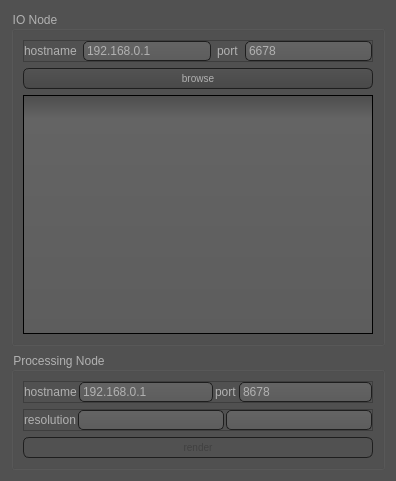
<?xml version="1.0" encoding="UTF-8"?>
<ui version="4.0">
 <class>ConnectionWidget</class>
 <widget class="QWidget" name="ConnectionWidget">
  <property name="geometry">
   <rect>
    <x>0</x>
    <y>0</y>
    <width>396</width>
    <height>481</height>
   </rect>
  </property>
  <property name="windowTitle">
   <string>Form</string>
  </property>
  <property name="styleSheet">
   <string notr="true">QToolTip
{
     border: 1px solid black;
     background-color: #8c8c8c;
     padding: 1px;
     border-radius: 3px;
     opacity: 100;
}

QWidget
{
    color: #b1b1b1;
    background-color: #515151;
}

QWidget:item:hover
{
    background-color: QLinearGradient( x1: 0, y1: 0, x2: 0, y2: 1, stop: 0 #8c8c8c, stop: 1 #b3b3b3);
    color: #000000;
}

QWidget:item:selected
{
    background-color: QLinearGradient( x1: 0, y1: 0, x2: 0, y2: 1, stop: 0 #8c8c8c, stop: 1 #8c8c8c);
}

QMenuBar::item
{
    background: transparent;
}

QMenuBar::item:selected
{
    background: transparent;
    border: 1px solid #8c8c8c;
}

QMenuBar::item:pressed
{
    background: #444;
    border: 1px solid #000;
    background-color: QLinearGradient(
        x1:0, y1:0,
        x2:0, y2:1,
        stop:1 #212121,
        stop:0.4 #343434/*,
        stop:0.2 #343434,
        stop:0.1 #8c8c8c*/
    );
    margin-bottom:-1px;
    padding-bottom:1px;
}

QMenu
{
    border: 1px solid #000;
}

QMenu::item
{
    padding: 2px 20px 2px 20px;
}

QMenu::item:selected
{
    color: #000000;
}

QWidget:disabled
{
    color: #404040;
    background-color: #515151;
}

QAbstractItemView
{
    background-color: QLinearGradient( x1: 0, y1: 0, x2: 0, y2: 1, stop: 0 #4d4d4d, stop: 0.1 #646464, stop: 1 #5d5d5d);
}

QWidget:focus
{
    /*border: 2px solid QLinearGradient( x1: 0, y1: 0, x2: 0, y2: 1, stop: 0 #8c8c8c, stop: 1 #8c8c8c);*/
}

QLineEdit
{
    background-color: QLinearGradient( x1: 0, y1: 0, x2: 0, y2: 1, stop: 0 #4d4d4d, stop: 0 #646464, stop: 1 #5d5d5d);
    padding: 1px;
    border-style: solid;
    border: 1px solid #1e1e1e;
    border-radius: 5;
}

QPushButton
{
    color: #b1b1b1;
    background-color: QLinearGradient( x1: 0, y1: 0, x2: 0, y2: 1, stop: 0 #565656, stop: 0.1 #525252, stop: 0.5 #4e4e4e, stop: 0.9 #4a4a4a, stop: 1 #464646);
    border-width: 1px;
    border-color: #1e1e1e;
    border-style: solid;
    border-radius: 6;
    padding: 3px;
    font-size: 10px;
    padding-left: 5px;
    padding-right: 5px;
}

QPushButton:pressed
{
    background-color: QLinearGradient( x1: 0, y1: 0, x2: 0, y2: 1, stop: 0 #2d2d2d, stop: 0.1 #2b2b2b, stop: 0.5 #292929, stop: 0.9 #282828, stop: 1 #252525);
}

QComboBox
{
    selection-background-color: #8c8c8c;
    background-color: QLinearGradient( x1: 0, y1: 0, x2: 0, y2: 1, stop: 0 #565656, stop: 0.1 #525252, stop: 0.5 #4e4e4e, stop: 0.9 #4a4a4a, stop: 1 #464646);
    border-style: solid;
    border: 1px solid #1e1e1e;
    border-radius: 5;
}

QComboBox:hover,QPushButton:hover
{
    border: 2px solid QLinearGradient( x1: 0, y1: 0, x2: 0, y2: 1, stop: 0 #8c8c8c, stop: 1 #8c8c8c);
}


QComboBox:on
{
    padding-top: 3px;
    padding-left: 4px;
    background-color: QLinearGradient( x1: 0, y1: 0, x2: 0, y2: 1, stop: 0 #2d2d2d, stop: 0.1 #2b2b2b, stop: 0.5 #292929, stop: 0.9 #282828, stop: 1 #252525);
    selection-background-color: #8c8c8c;
}

QComboBox QAbstractItemView
{
    border: 2px solid darkgray;
    selection-background-color: QLinearGradient( x1: 0, y1: 0, x2: 0, y2: 1, stop: 0 #8c8c8c, stop: 1 #8c8c8c);
}

QComboBox::drop-down
{
     subcontrol-origin: padding;
     subcontrol-position: top right;
     width: 15px;

     border-left-width: 0px;
     border-left-color: darkgray;
     border-left-style: solid; /* just a single line */
     border-top-right-radius: 3px; /* same radius as the QComboBox */
     border-bottom-right-radius: 3px;
 }

QGroupBox:focus
{
border: 2px solid QLinearGradient( x1: 0, y1: 0, x2: 0, y2: 1, stop: 0 #8c8c8c, stop: 1 #8c8c8c);
}

QTextEdit:focus
{
    border: 2px solid QLinearGradient( x1: 0, y1: 0, x2: 0, y2: 1, stop: 0 #8c8c8c, stop: 1 #8c8c8c);
}

QScrollBar:horizontal {
     border: 1px solid #222222;
     background: QLinearGradient( x1: 0, y1: 0, x2: 0, y2: 1, stop: 0.0 #121212, stop: 0.2 #282828, stop: 1 #484848);
     height: 7px;
     margin: 0px 16px 0 16px;
}

QScrollBar::handle:horizontal
{
      background: QLinearGradient( x1: 0, y1: 0, x2: 1, y2: 0, stop: 0 #8c8c8c, stop: 0.5 #8c8c8c, stop: 1 #8c8c8c);
      min-height: 20px;
      border-radius: 2px;
}

QScrollBar::add-line:horizontal {
      border: 1px solid #1b1b19;
      border-radius: 2px;
      background: QLinearGradient( x1: 0, y1: 0, x2: 1, y2: 0, stop: 0 #8c8c8c, stop: 1 #8c8c8c);
      width: 14px;
      subcontrol-position: right;
      subcontrol-origin: margin;
}

QScrollBar::sub-line:horizontal {
      border: 1px solid #1b1b19;
      border-radius: 2px;
      background: QLinearGradient( x1: 0, y1: 0, x2: 1, y2: 0, stop: 0 #8c8c8c, stop: 1 #8c8c8c);
      width: 14px;
     subcontrol-position: left;
     subcontrol-origin: margin;
}

QScrollBar::right-arrow:horizontal, QScrollBar::left-arrow:horizontal
{
      border: 1px solid black;
      width: 1px;
      height: 1px;
      background: white;
}

QScrollBar::add-page:horizontal, QScrollBar::sub-page:horizontal
{
      background: none;
}

QScrollBar:vertical
{
      background: QLinearGradient( x1: 0, y1: 0, x2: 1, y2: 0, stop: 0.0 #121212, stop: 0.2 #282828, stop: 1 #484848);
      width: 7px;
      margin: 16px 0 16px 0;
      border: 1px solid #222222;
}

QScrollBar::handle:vertical
{
      background: QLinearGradient( x1: 0, y1: 0, x2: 0, y2: 1, stop: 0 #8c8c8c, stop: 0.5 #8c8c8c, stop: 1 #8c8c8c);
      min-height: 20px;
      border-radius: 2px;
}

QScrollBar::add-line:vertical
{
      border: 1px solid #1b1b19;
      border-radius: 2px;
      background: QLinearGradient( x1: 0, y1: 0, x2: 0, y2: 1, stop: 0 #8c8c8c, stop: 1 #8c8c8c);
      height: 14px;
      subcontrol-position: bottom;
      subcontrol-origin: margin;
}

QScrollBar::sub-line:vertical
{
      border: 1px solid #1b1b19;
      border-radius: 2px;
      background: QLinearGradient( x1: 0, y1: 0, x2: 0, y2: 1, stop: 0 #8c8c8c, stop: 1 #8c8c8c);
      height: 14px;
      subcontrol-position: top;
      subcontrol-origin: margin;
}

QScrollBar::up-arrow:vertical, QScrollBar::down-arrow:vertical
{
      border: 1px solid black;
      width: 1px;
      height: 1px;
      background: white;
}


QScrollBar::add-page:vertical, QScrollBar::sub-page:vertical
{
      background: none;
}

QTextEdit
{
    background-color: #242424;
}

QPlainTextEdit
{
    background-color: #242424;
}

QHeaderView::section
{
    background-color: QLinearGradient(x1:0, y1:0, x2:0, y2:1, stop:0 #616161, stop: 0.5 #505050, stop: 0.6 #434343, stop:1 #656565);
    color: white;
    padding-left: 4px;
    border: 1px solid #6c6c6c;
}

QCheckBox:disabled
{
color: #414141;
}

QDockWidget::title
{
    text-align: center;
    spacing: 3px; /* spacing between items in the tool bar */
    background-color: QLinearGradient(x1:0, y1:0, x2:0, y2:1, stop:0 #515151, stop: 0.5 #242424, stop:1 #515151);
}

QDockWidget::close-button, QDockWidget::float-button
{
    text-align: center;
    spacing: 1px; /* spacing between items in the tool bar */
    background-color: QLinearGradient(x1:0, y1:0, x2:0, y2:1, stop:0 #515151, stop: 0.5 #242424, stop:1 #515151);
}

QDockWidget::close-button:hover, QDockWidget::float-button:hover
{
    background: #242424;
}

QDockWidget::close-button:pressed, QDockWidget::float-button:pressed
{
    padding: 1px -1px -1px 1px;
}

QMainWindow::separator
{
    background-color: QLinearGradient(x1:0, y1:0, x2:0, y2:1, stop:0 #161616, stop: 0.5 #151515, stop: 0.6 #212121, stop:1 #343434);
    color: white;
    padding-left: 4px;
    border: 1px solid #4c4c4c;
    spacing: 3px; /* spacing between items in the tool bar */
}

QMainWindow::separator:hover
{

    background-color: QLinearGradient(x1:0, y1:0, x2:0, y2:1, stop:0 #8c8c8c, stop:0.5 #b56c17 stop:1 #8c8c8c);
    color: white;
    padding-left: 4px;
    border: 1px solid #6c6c6c;
    spacing: 3px; /* spacing between items in the tool bar */
}

QMenu::separator
{
    height: 2px;
    background-color: QLinearGradient(x1:0, y1:0, x2:0, y2:1, stop:0 #161616, stop: 0.5 #151515, stop: 0.6 #212121, stop:1 #343434);
    color: white;
    padding-left: 4px;
    margin-left: 10px;
    margin-right: 5px;
}

QProgressBar
{
    border: 2px solid grey;
    border-radius: 5px;
    text-align: center;
}

QProgressBar::chunk
{
    background-color: #8c8c8c;
    width: 2.15px;
    margin: 0.5px;
}

QTabBar::tab {
    color: #b1b1b1;
    border: 1px solid #444;
    border-bottom-style: none;
    background-color: #515151;
    padding-left: 10px;
    padding-right: 10px;
    padding-top: 3px;
    padding-bottom: 2px;
    margin-right: -1px;
}

QTabWidget::pane {
    border: 1px solid #444;
    top: 1px;
}

QTabBar::tab:last
{
    margin-right: 0; /* the last selected tab has nothing to overlap with on the right */
    border-top-right-radius: 3px;
}

QTabBar::tab:first:!selected
{
 margin-left: 0px; /* the last selected tab has nothing to overlap with on the right */


    border-top-left-radius: 3px;
}

QTabBar::tab:!selected
{
    color: #b1b1b1;
    border-bottom-style: solid;
    margin-top: 3px;
    background-color: QLinearGradient(x1:0, y1:0, x2:0, y2:1, stop:1 #212121, stop:.4 #343434);
}

QTabBar::tab:selected
{
    border-top-left-radius: 3px;
    border-top-right-radius: 3px;
    margin-bottom: 0px;
}

QTabBar::tab:!selected:hover
{
    /*border-top: 2px solid #8c8c8c;
    padding-bottom: 3px;*/
    border-top-left-radius: 3px;
    border-top-right-radius: 3px;
    background-color: QLinearGradient(x1:0, y1:0, x2:0, y2:1, stop:1 #212121, stop:0.4 #343434, stop:0.2 #343434, stop:0.1 #8c8c8c);
}

QRadioButton::indicator:checked, QRadioButton::indicator:unchecked{
    color: #b1b1b1;
    background-color: #515151;
    border: 1px solid #b1b1b1;
    border-radius: 6px;
}

QRadioButton::indicator:checked
{
    background-color: qradialgradient(
        cx: 0.5, cy: 0.5,
        fx: 0.5, fy: 0.5,
        radius: 1.0,
        stop: 0.25 #8c8c8c,
        stop: 0.3 #515151
    );
}

QCheckBox::indicator{
    color: #b1b1b1;
    background-color: #515151;
    border: 1px solid #b1b1b1;
    width: 9px;
    height: 9px;
}

QRadioButton::indicator
{
    border-radius: 6px;
}

QRadioButton::indicator:hover, QCheckBox::indicator:hover
{
    border: 1px solid #8c8c8c;
}

QCheckBox::indicator:disabled, QRadioButton::indicator:disabled
{
    border: 1px solid #444;
}
</string>
  </property>
  <layout class="QGridLayout" name="gridLayout">
   <item row="1" column="0">
    <widget class="QGroupBox" name="io_groupBox">
     <property name="title">
      <string>IO Node</string>
     </property>
     <layout class="QVBoxLayout" name="verticalLayout">
      <item>
       <widget class="QFrame" name="frame">
        <property name="frameShape">
         <enum>QFrame::StyledPanel</enum>
        </property>
        <property name="frameShadow">
         <enum>QFrame::Raised</enum>
        </property>
        <layout class="QGridLayout" name="gridLayout_3">
         <property name="leftMargin">
          <number>0</number>
         </property>
         <property name="topMargin">
          <number>0</number>
         </property>
         <property name="rightMargin">
          <number>0</number>
         </property>
         <property name="bottomMargin">
          <number>0</number>
         </property>
         <item row="0" column="0">
          <widget class="QLabel" name="label">
           <property name="text">
            <string>hostname</string>
           </property>
          </widget>
         </item>
         <item row="0" column="1">
          <widget class="QLineEdit" name="hostnameIO">
           <property name="text">
            <string>192.168.0.1</string>
           </property>
          </widget>
         </item>
         <item row="0" column="2">
          <widget class="QLabel" name="label_2">
           <property name="text">
            <string>port</string>
           </property>
          </widget>
         </item>
         <item row="0" column="3">
          <widget class="QLineEdit" name="portIO">
           <property name="text">
            <string>6678</string>
           </property>
          </widget>
         </item>
        </layout>
       </widget>
      </item>
      <item>
       <widget class="QPushButton" name="connectIO">
        <property name="text">
         <string>browse</string>
        </property>
       </widget>
      </item>
      <item>
       <widget class="QTreeView" name="fileView">
        <attribute name="headerVisible">
         <bool>false</bool>
        </attribute>
       </widget>
      </item>
     </layout>
    </widget>
   </item>
   <item row="2" column="0">
    <widget class="QGroupBox" name="processing_groupBox">
     <property name="title">
      <string>Processing Node</string>
     </property>
     <layout class="QGridLayout" name="gridLayout_2">
      <item row="3" column="0">
       <widget class="QPushButton" name="connectProc">
        <property name="enabled">
         <bool>false</bool>
        </property>
        <property name="text">
         <string>render</string>
        </property>
       </widget>
      </item>
      <item row="0" column="0">
       <widget class="QFrame" name="frame_3">
        <property name="frameShape">
         <enum>QFrame::StyledPanel</enum>
        </property>
        <property name="frameShadow">
         <enum>QFrame::Raised</enum>
        </property>
        <layout class="QHBoxLayout" name="horizontalLayout_2">
         <property name="spacing">
          <number>2</number>
         </property>
         <property name="leftMargin">
          <number>0</number>
         </property>
         <property name="topMargin">
          <number>0</number>
         </property>
         <property name="rightMargin">
          <number>0</number>
         </property>
         <property name="bottomMargin">
          <number>0</number>
         </property>
         <item>
          <widget class="QLabel" name="label_3">
           <property name="text">
            <string>hostname</string>
           </property>
          </widget>
         </item>
         <item>
          <widget class="QLineEdit" name="hostnameProc">
           <property name="text">
            <string>192.168.0.1</string>
           </property>
          </widget>
         </item>
         <item>
          <widget class="QLabel" name="label_4">
           <property name="text">
            <string>port</string>
           </property>
          </widget>
         </item>
         <item>
          <widget class="QLineEdit" name="portProc">
           <property name="text">
            <string>8678</string>
           </property>
          </widget>
         </item>
        </layout>
       </widget>
      </item>
      <item row="2" column="0">
       <widget class="QFrame" name="frame_4">
        <property name="frameShape">
         <enum>QFrame::StyledPanel</enum>
        </property>
        <property name="frameShadow">
         <enum>QFrame::Raised</enum>
        </property>
        <layout class="QHBoxLayout" name="horizontalLayout_3">
         <property name="spacing">
          <number>2</number>
         </property>
         <property name="leftMargin">
          <number>0</number>
         </property>
         <property name="topMargin">
          <number>0</number>
         </property>
         <property name="rightMargin">
          <number>0</number>
         </property>
         <property name="bottomMargin">
          <number>0</number>
         </property>
         <item>
          <widget class="QLabel" name="label_5">
           <property name="text">
            <string>resolution</string>
           </property>
          </widget>
         </item>
         <item>
          <widget class="QLineEdit" name="widthProc"/>
         </item>
         <item>
          <widget class="QLineEdit" name="heightProc"/>
         </item>
        </layout>
       </widget>
      </item>
     </layout>
    </widget>
   </item>
  </layout>
 </widget>
 <resources/>
 <connections/>
</ui>
